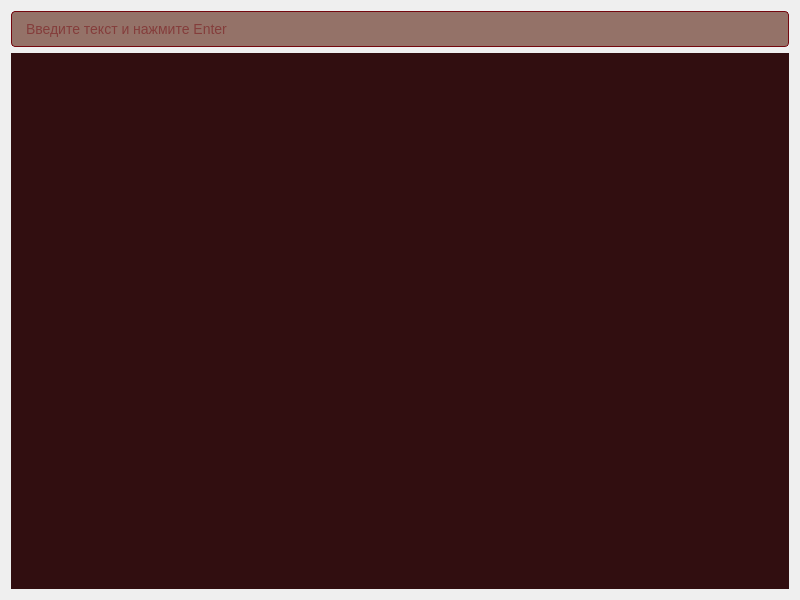
<?xml version="1.0" encoding="UTF-8"?>
<ui version="4.0">
 <class>tasksList</class>
 <widget class="tasksList" name="tasksList">
  <property name="geometry">
   <rect>
    <x>0</x>
    <y>0</y>
    <width>800</width>
    <height>600</height>
   </rect>
  </property>
  <property name="windowTitle">
   <string>Мой день</string>
  </property>
  <property name="styleSheet">
   <string notr="true">tasksList {
    background-color: #310E10; /* Black bean */
    color: #F4E3B2; /* Vanilla */
}

QLineEdit {
    background-color: #947268; /* Cinerious */
    color: #74070E; /* Blood red */
    border: 1px solid #74070E;
    border-radius: 4px;
    padding: 5px 10px;
    font-size: 14px;
}

QLineEdit:focus {
    border: 2px solid #74070E;
}

QScrollArea {
    background-color: transparent;
    border: none;
}

QScrollBar:vertical {
    background: #947268; /* Cinerious */
    width: 10px;
    margin: 0px;
}

QScrollBar::handle:vertical {
    background: #74070E; /* Blood red */
    min-height: 20px;
    border-radius: 5px;
}

QScrollBar::add-line:vertical,
QScrollBar::sub-line:vertical {
    background: none;
}

QPushButton {
    background-color: #F4E3B2; /* Vanilla */
    color: #74070E; /* Blood red */
    border: none;
    border-radius: 4px;
    padding: 8px 15px;
    font-size: 14px;
    text-align: left;
}

QPushButton:hover {
    background-color: rgba(244, 227, 178, 0.8); /* Vanilla 80% */
}

QPushButton:pressed {
    background-color: rgba(244, 227, 178, 0.6); /* Vanilla 60% */
}

QCheckBox {
    color: #F4E3B2; /* Vanilla */
    spacing: 5px;
}

QCheckBox::indicator {
    width: 16px;
    height: 16px;
}

QCheckBox::indicator:checked {
    background-color: #74070E; /* Blood red */
    border: 1px solid #74070E;
}

QCheckBox::indicator:unchecked {
    background-color: #947268; /* Cinerious */
    border: 1px solid #74070E;
}</string>
  </property>
  <layout class="QHBoxLayout" name="horizontalLayout">
   <item>
    <layout class="QVBoxLayout" name="verticalLayout_2">
     <item>
      <layout class="QVBoxLayout" name="verticalLayout">
       <item>
        <widget class="QLineEdit" name="textInput">
         <property name="placeholderText">
          <string>Введите текст и нажмите Enter</string>
         </property>
         <property name="styleSheet">
          <string notr="true">background-color: #947268;
color: #74070E;
border: 1px solid #74070E;
border-radius: 4px;
padding: 8px 12px;
font-size: 14px;</string>
         </property>
        </widget>
       </item>
       <item>
        <widget class="QScrollArea" name="scrollArea">
         <property name="widgetResizable">
          <bool>true</bool>
         </property>
         <property name="styleSheet">
          <string notr="true">background-color: transparent;
border: none;</string>
         </property>
         <widget class="QWidget" name="scrollAreaWidgetContents">
          <property name="geometry">
           <rect>
            <x>0</x>
            <y>0</y>
            <width>776</width>
            <height>546</height>
           </rect>
          </property>
          <property name="styleSheet">
           <string notr="true">background-color: #310E10;</string>
          </property>
          <layout class="QVBoxLayout" name="verticalLayout_3">
           <item>
            <layout class="QVBoxLayout" name="buttonsLayout"/>
           </item>
          </layout>
         </widget>
        </widget>
       </item>
      </layout>
     </item>
    </layout>
   </item>
  </layout>
 </widget>
 <customwidgets>
  <customwidget>
   <class>tasksList</class>
   <extends>QWidget</extends>
   <header>tasksList.h</header>
   <container>1</container>
  </customwidget>
 </customwidgets>
 <resources/>
 <connections/>
</ui>
